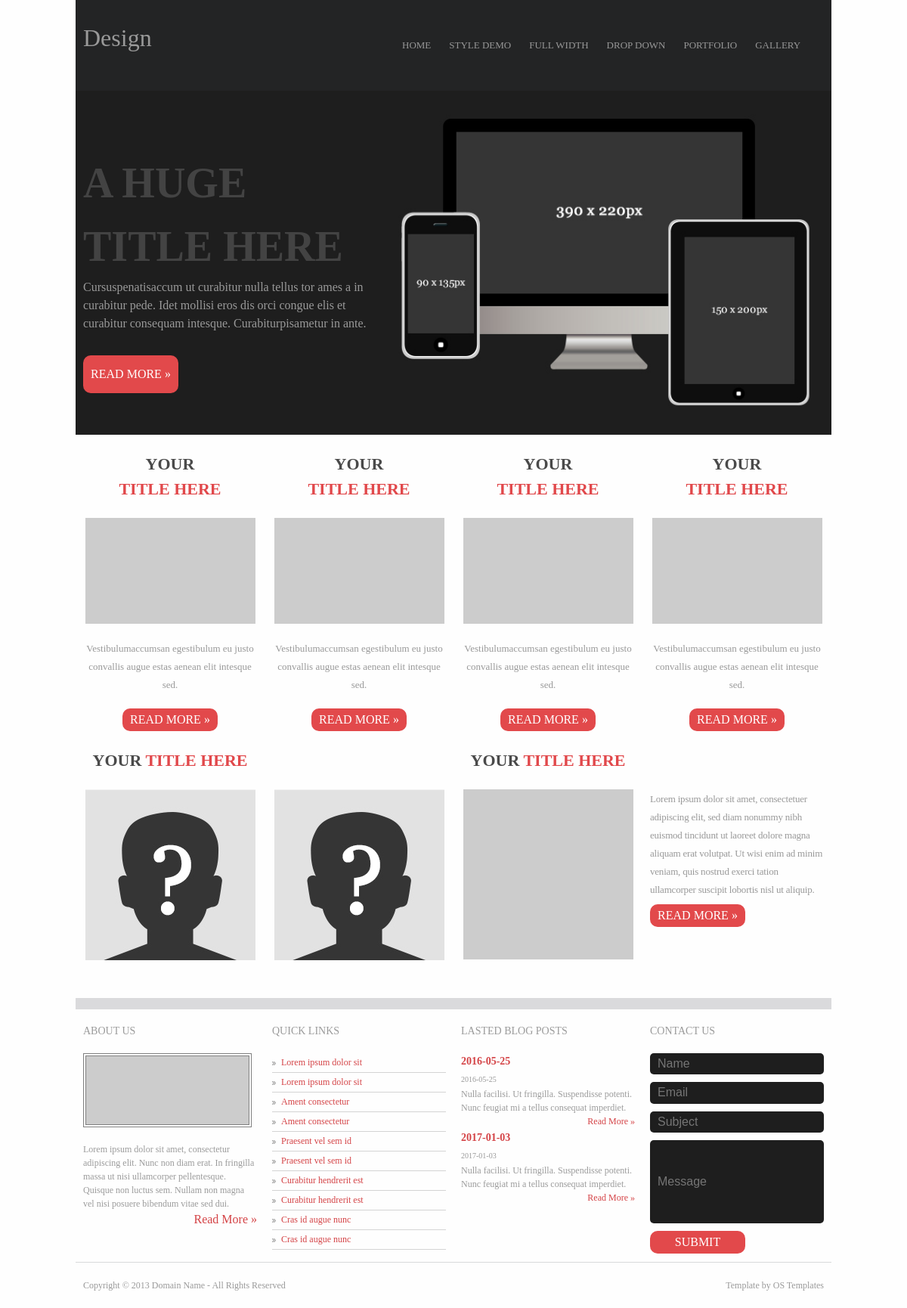
The page / on the database its author committed.
### tables this page shows
CREATE TABLE `menu` (
  `id` int(10) UNSIGNED NOT NULL,
  `title` varchar(255) NOT NULL,
  `href` text NOT NULL
);

CREATE TABLE `header` (
  `id` int(10) UNSIGNED NOT NULL,
  `title` varchar(255) NOT NULL,
  `text` text NOT NULL,
  `href` text NOT NULL,
  `source` text NOT NULL,
  `alt` varchar(255) NOT NULL
);

CREATE TABLE `article` (
  `id` int(10) UNSIGNED NOT NULL,
  `title` varchar(255) NOT NULL,
  `source` varchar(255) NOT NULL,
  `alt` varchar(255) NOT NULL,
  `text` text NOT NULL,
  `href` text NOT NULL
);

CREATE TABLE `aboutus` (
  `id` int(10) UNSIGNED NOT NULL,
  `title` varchar(255) NOT NULL,
  `source` text NOT NULL,
  `alt` varchar(255) NOT NULL,
  `text` text NOT NULL,
  `href` text NOT NULL
);

CREATE TABLE `quicklink` (
  `id` int(10) UNSIGNED NOT NULL,
  `text` varchar(255) NOT NULL,
  `href` text NOT NULL
);

CREATE TABLE `lastblog` (
  `id` int(10) UNSIGNED NOT NULL,
  `title` varchar(255) NOT NULL,
  `date` date NOT NULL,
  `text` text NOT NULL,
  `href` text NOT NULL
);

### class_admin.php (the view, shortened to what this page needs)
<?php
  Class SectionAdmin{
    function showMenu(){
      $bdd= new PDO('mysql:host=localhost;dbname=inte2;charset=utf8', 'root', '');
      $menu = $bdd->query('SELECT * FROM `menu`');
      while($data_menu = $menu->fetch()){
        echo'<li><a href="'.$data_menu['href'].'">'.$data_menu['title'].'</a></li>';
      }
    }
    function showHeader(){
      $bdd= new PDO('mysql:host=localhost;dbname=inte2;charset=utf8', 'root', '');
      $header= $bdd->query('SELECT * FROM `header`');
      $data_header = $header->fetch();
      echo'
      <div class="column medium-5 large-5">
      <h1>'.$data_header['title'].'</h1>
      <p>'.$data_header['text'].'</p>
      <a href="'.$data_header['href'].'" class="link-red">read more »</a>
      </div>
      <div class="column medium-7 large-7">
      <img src="'.$data_header['source'].'" alt="'.$data_header['alt'].'" />
      </div>
        ';
    }
    function showArticle(){
      $bdd= new PDO('mysql:host=localhost;dbname=inte2;charset=utf8', 'root', '');
      $article = $bdd->query('SELECT * FROM `article`');
      while($data_article= $article->fetch()){
        echo'
        <div class="column medium-6 large-3">
          <div class="article">
            <h3>'.$data_article['title'].'</h3>
            <img src="'.$data_article['source'].'" alt="'.$data_article['alt'].'" />
            <span>'.$data_article['text'].'</span>
            <a href="'.$data_article['href'].'" class="link-red">read more »</a>
          </div>
        </div>
        ';
      }
    }
    function aboutUs(){
      $bdd= new PDO('mysql:host=localhost;dbname=inte2;charset=utf8', 'root', '');
      $about_us = $bdd->query('SELECT * FROM `aboutus`');
      $data_about=$about_us->fetch();
      echo'
      <div class="article">
      <h4>'.$data_about['title'].'</h4>
      <img src="'.$data_about['source'].'" alt="'.$data_about['alt'].'" />
      <p>'.$data_about['text'].'</p>
      <a href="'.$data_about['href'].'" class="float-right">read more »</a>
      </div>
        ';
    }
    function quickLink(){
      $bdd= new PDO('mysql:host=localhost;dbname=inte2;charset=utf8', 'root', '');
      $quicklink= $bdd->query('SELECT * FROM `quicklink`');
      while($data_link=$quicklink->fetch()){
        echo'
          <li><a href="'.$data_link['href'].'">'.$data_link['text'].'</a></li>
        ';
      }
    }
    function showBlog(){
      $bdd= new PDO('mysql:host=localhost;dbname=inte2;charset=utf8', 'root', '');
      $blog= $bdd->query('SELECT * FROM `lastblog`');
      while($data_blog=$blog->fetch()){
        echo'
        <div class="post">
          <h5>'.$data_blog['date'].'</h5>
          <span class="date">'.$data_blog['date'].'</span>
          <p>'.$data_blog['text'].'</p>
          <a href="'.$data_blog['href'].'" class="float-right">Read More »</a>
        </div>
        ';
      }
    }
  }
?>

### index.php (shortened to what this page needs)
<!doctype html>
<html class="no-js" lang="en" dir="ltr">
  <head>
    <link rel="stylesheet" href="css/foundation.css">
    <link rel="stylesheet" href="css/app.css">
    <link type="text/css" rel="stylesheet" href="css/jquery-ui.css" />
    <link type="text/css" rel="stylesheet" href="font-awesome.css" />
    <link type="text/css" rel="stylesheet" href="css/style.css" />
  </head>
  <body>
    <?php
      include_once('class_admin.php');
      $bdd = new SectionAdmin('','','','','','');
    ?>
    <div id="all-page">
      <header>
        <div class="row">
          <div class="column data-large-37">
            <span>Design</span>
          </div>
          <div class="column data-large-63">
                  <?php  $bdd->showMenuHidden();  ?>
            <ul class="small-hide large-show">
              <?php  $bdd->showMenu();  ?>
            </ul>
          </div>
        </div>
      </header>
      <div class="row slider">
        <?php $bdd->showHeader(); ?>
      </div>
      <div class="row categorie">
        <?php $bdd->showArticle(); ?>
      </div>
      <div class="row categorie2">
        <div class="column medium-6 large-3">
          <div class="article2">
            <h3>your <i>title here</i></h3>
            <img src="img/head-article.jpg" alt="test" />
          </div>
        </div>
        <div class="column medium-6 large-3">
          <div class="article2">
            <img src="img/head-article.jpg" alt="test" />
          </div>
        </div>
        <div class="column medium-6 large-3">
          <div class="article2">
            <h3>your <i>title here</i></h3>
            <img src="http://placehold.it/225x225" alt="test" />
          </div>
        </div>
        <div class="column medium-6 large-3">
          <div class="article2">
            <span>
              Lorem ipsum dolor sit amet, consectetuer adipiscing elit, sed diam nonummy nibh euismod tincidunt ut laoreet dolore magna aliquam erat volutpat. Ut wisi enim ad minim veniam, quis nostrud exerci tation ullamcorper suscipit lobortis nisl ut aliquip.
            </span>
            <a href="#" class="link-red">read more »</a>
          </div>
        </div>
      </div>
      <footer>
        <div class="row border">
          <div class="column medium-6 large-3">
            <?php $bdd->aboutUs();?>
          </div>
          <div class="column medium-6 large-3">
            <div class="article">
              <h4>quick links</h4>
              <ul>
                <?php $bdd->quickLink();  ?>
              </ul>
            </div>
          </div>
          <div class="column medium-6 large-3">
            <div class="article">
              <h4>lasted blog posts</h4>
              <?php $bdd->showBlog(); ?>
            </div>
          </div>
          <div class="column medium-6 large-3">
            <div class="article">
              <h4>contact us</h4>
              <form>
                <input type="text" name="name" placeholder="Name" />
                <input type="text" name="mail" placeholder="Email" />
                <input type="text" name="subject" placeholder="Subject" />
                <input type="text" class="input-message" name="message" placeholder="Message" />
                <a href="#" class="link-red">submit</a>
              </form>
            </div>
          </div>
        </div>
        <span class="text-left">Copyright © 2013 Domain Name - All Rights Reserved</span>
        <span class="text-right">Template by OS Templates</span>
      </footer>
    </div>
  </body>
</html>

### css/foundation.css (style rules this page uses)
html { font-family: sans-serif; line-height: 1.15; -ms-text-size-adjust: 100%; -webkit-text-size-adjust: 100%; }
body { margin: 0; }
article, aside, footer, header, nav, section { display: block; }
h1 { font-size: 2em; margin: 0.67em 0; }
a { background-color: transparent; -webkit-text-decoration-skip: objects; }
img { border-style: none; }
button, input, optgroup, select, textarea { font-family: sans-serif; font-size: 100%; line-height: 1.15; margin: 0; }
input { overflow: visible; }
html { box-sizing: border-box; font-size: 100%; }
*, *::before, *::after { box-sizing: inherit; }
body { margin: 0; padding: 0; background: #fefefe; font-family: "Helvetica Neue", Helvetica, Roboto, Arial, sans-serif; font-weight: normal; line-height: 1.5; color: #0a0a0a; -webkit-font-smoothing: antialiased; -moz-osx-font-smoothing: grayscale; }
img { display: inline-block; vertical-align: middle; max-width: 100%; height: auto; -ms-interpolation-mode: bicubic; }
.row { max-width: 62.5rem; margin-right: auto; margin-left: auto; }
.row::before, .row::after { display: table; content: ' '; }
.row::after { clear: both; }
.column, .columns { width: 100%; float: left; padding-right: 0.625rem; padding-left: 0.625rem; }
.column:last-child:not(:first-child), .columns:last-child:not(:first-child) { float: right; }
@media print, screen and (min-width: 40em) { .medium-5 { width: 41.66667%; } }
@media print, screen and (min-width: 40em) { .medium-6 { width: 50%; } }
@media print, screen and (min-width: 40em) { .medium-7 { width: 58.33333%; } }
@media print, screen and (min-width: 64em) { .large-3 { width: 25%; } }
@media print, screen and (min-width: 64em) { .large-5 { width: 41.66667%; } }
@media print, screen and (min-width: 64em) { .large-7 { width: 58.33333%; } }

### rows shown on the page
menu: title "HOME"
menu: title "STYLE DEMO"
menu: title "FULL WIDTH"
menu: title "DROP DOWN"
menu: title "PORTFOLIO"
menu: title "GALLERY"
header: title "A HUGE TITLE HERE", text "Cursuspenatisaccum ut curabitur nulla tellus tor ames a in curabitur pede. Idet mollisi eros dis orci congue elis et curabitur consequam intesque. Curabiturpisametur in ante.", source+alt (picture)
article: title "YOUR TITLE HERE", text "Vestibulumaccumsan egestibulum eu justo convallis augue estas aenean elit intesque sed."
article: title "YOUR TITLE HERE", text "Vestibulumaccumsan egestibulum eu justo convallis augue estas aenean elit intesque sed."
article: title "YOUR TITLE HERE", text "Vestibulumaccumsan egestibulum eu justo convallis augue estas aenean elit intesque sed."
article: title "YOUR TITLE HERE", text "Vestibulumaccumsan egestibulum eu justo convallis augue estas aenean elit intesque sed."
aboutus: title "ABOUT US", text "Lorem ipsum dolor sit amet, consectetur adipiscing elit. Nunc non diam erat. In fringilla massa ut nisi ullamcorper pellentesque. Quisque non luctus sem. Nullam non magna vel nisi posuere bibendum vitae sed dui."
quicklink: text "Lorem ipsum dolor sit"
quicklink: text "Lorem ipsum dolor sit"
quicklink: text "Ament consectetur"
quicklink: text "Ament consectetur"
quicklink: text "Praesent vel sem id"
quicklink: text "Praesent vel sem id"
quicklink: text "Curabitur hendrerit est"
quicklink: text "Curabitur hendrerit est"
quicklink: text "Cras id augue nunc"
quicklink: text "Cras id augue nunc"
lastblog: date "2016-05-25", text "Nulla facilisi. Ut fringilla. Suspendisse potenti. Nunc feugiat mi a tellus consequat imperdiet."
lastblog: date "2017-01-03", text "Nulla facilisi. Ut fringilla. Suspendisse potenti. Nunc feugiat mi a tellus consequat imperdiet."
